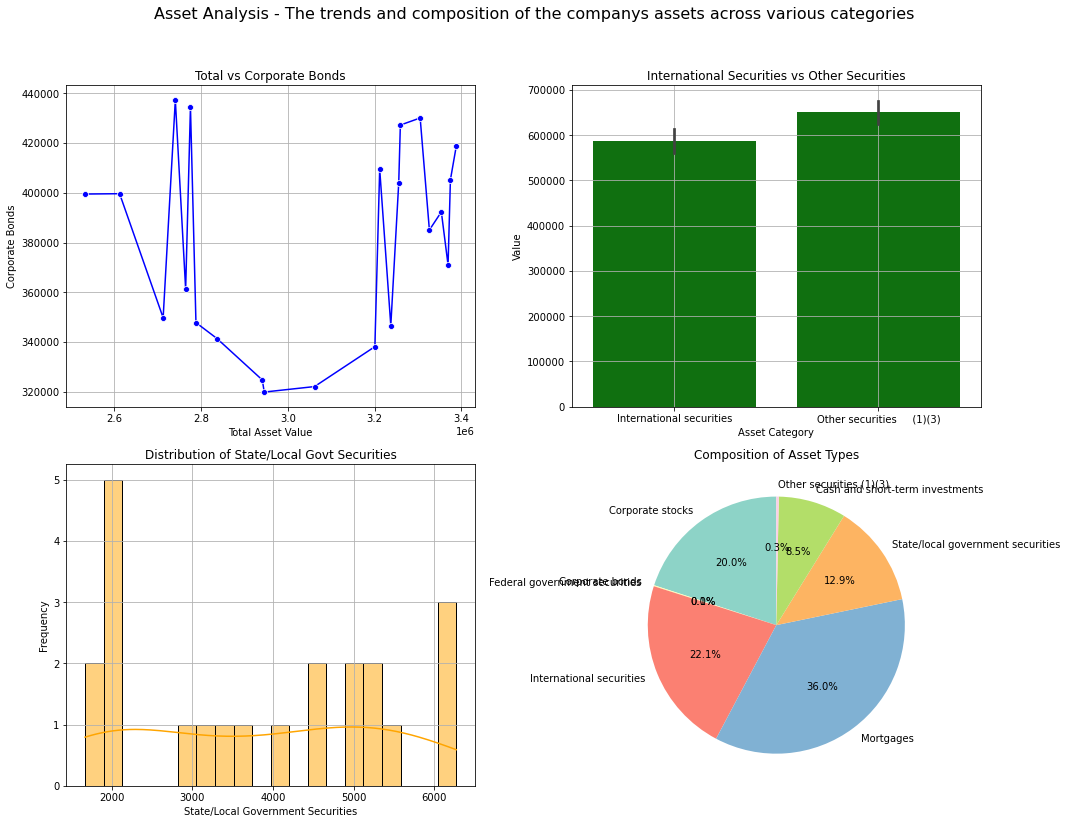

Generate this figure with Python:
# -*- coding: utf-8 -*-
"""
Created on Wed Jan 10 13:47:37 2024

@author: Abhi
"""

import pandas as pd
import seaborn as sns
import matplotlib.pyplot as plt
df = pd.read_excel("the trends and composition of the company's assets across various categories.xlsx")

df.describe
fig, axs = plt.subplots(2, 2, figsize=(15, 12))

# Plot 1: Line Plot - Total over Time
sns.lineplot(x='Total', y='Corporate bonds (2)', data=df, marker='o', color='blue', ax=axs[0, 0])
axs[0, 0].set_title('Total vs Corporate Bonds')
axs[0, 0].set_xlabel('Total Asset Value')
axs[0, 0].set_ylabel('Corporate Bonds')
axs[0, 0].grid(True)

# Plot 2: Bar Plot - International securities' vs 'Other securities 
sns.barplot(x='Asset Category', y='Value', data=df[['International securities', 'Other securities     (1)(3)']].melt(var_name='Asset Category', value_name='Value'), color='green', ax=axs[0, 1])
axs[0, 1].set_title('International Securities vs Other Securities')
axs[0, 1].set_xlabel('Asset Category')
axs[0, 1].set_ylabel('Value')
axs[0, 1].grid(True)

# Plot 3: Histogram - Distribution of Federal Government Securities
sns.histplot(df['State/local government securities'], bins=20, kde=True, color='orange', ax=axs[1, 0])
axs[1, 0].set_title('Distribution of State/Local Govt Securities')
axs[1, 0].set_xlabel('State/Local Government Securities')
axs[1, 0].set_ylabel('Frequency')
axs[1, 0].grid(True)

# Plot 4: Pie Plot - Composition of Asset Types
asset_types = ['Corporate stocks', 'Corporate bonds', 'Federal government securities', 'International securities', 
               'Mortgages', 'State/local government securities', 'Cash and short-term investments', 'Other securities (1)(3)']
asset_values = [df['International securities'].sum(), df['State/local government securities'].sum(), 
                df['Cash and short-term investments'].sum() if 'Cash and short-term investments' in df.columns else 0,  # Check if the column exists
                df['Other securities     (1)(3)'].sum(),
                df['Corporate stocks (1)'].sum(), df['Corporate bonds (2)'].sum(), 
                df['Federal government securities (2)'].sum(), df['Mortgages'].sum()]

axs[1, 1].pie(asset_values, labels=asset_types, autopct='%1.1f%%', startangle=90, colors=sns.color_palette('Set3', n_colors=len(asset_types)))
axs[1, 1].set_title('Composition of Asset Types')

# Overall Figure Title
fig.suptitle('Asset Analysis - The trends and composition of the companys assets across various categories ', fontsize=16)

# Adjust layout to prevent overlap of titles
fig.tight_layout(rect=[0, 0.03, 1, 0.95])

# Create a new figure for the description
fig_desc = plt.figure(figsize=(15, 3))
plt.text(0, 0, "Figure Descriptions: The 'Asset Analysis - report visualizes the trends and composition of the company's assets across various categories. It features four distinct plots:\n\n1.Total vs Corporate Bonds : This line plot tracks the growth of the total asset value over time and compares it with the growth of corporate bond assets. By analyzing the relative movement of these two lines, the investment manager can determine if the company's assets are shifting towards more stable investments.(Line Plot):\n"\
         "The blue line plot shows the relationship between the total asset value and corporate bonds over time.\n\n"\
         "2. International Securities vs Other Securities : This green bar plot presents a side-by-side comparison of the total value of international securities and other securities. It allows the investment manager to evaluate the relative size and significance of these two asset categories within the company's portfolio.(Bar Plot):\n"\
         "The green bar plot compares the values of international securities and other securities as different asset categories.\n\n"\
         "3. Distribution of State/Local Govt Securities (Histogram):\n"\
         " The orange histogram illustrates the distribution of state/local government securities in the company's portfolio. By analyzing the histogram, the investment manager can determine the prevalence of these securities, as well as the distribution of their values across the portfolio.The orange histogram represents the distribution of state/local government securities.\n\n"\
         "4. Composition of Asset Types (Pie Plot):\n"\
         " This pie chart showcases the composition of various asset types based on their total values. By comparing the proportions of each asset type in the pie chart, the investment manager can assess the overall balance and diversification of the company's asset portfolio.The pie chart illustrates the composition of various asset types based on their total values.\n\n"\
         "Name: Abhishek Aeera\n"\
         "Student ID: 22097107", 
         ha='left', va='center', fontsize=14, wrap=True)
plt.axis('off')
